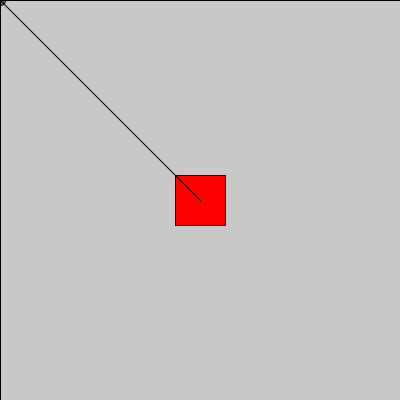
Frame 1 (no input)
Frame 60 (the mouse pressed at the canvas centre just before this capture): identical to frame 1, image omitted
Frame 120 (the mouse held since frame 60 and released just before this capture): identical to frame 1, image omitted

The Processing sketch that drew this single still picture (run headless with seeded random() and noise(); from frame 60 on, the mouse is pressed at the canvas centre):

// Processing sketch: rotate_basico
// ── rotate_basico.pde
int angulo = 0;

void setup(){
  size(400, 400);
}

void draw(){
  background(200);
  rotate(radians(angulo));
  dibujarMiraEn(0,0);
  dibujarRectEnCentroPantalla(width/2, height/2);
  dibujarRectContornoPantalla();
}

void dibujarMiraEn(int posX, int posY){
  fill(255,0,0);
  ellipse(posX, posY, 10, 10);
  line(posX-10, posY, posX+10, posY);
  line(posX, posY-10, posX, posY+10);
}

void dibujarRectEnCentroPantalla(int posX, int posY){
  fill(255,0,0);
  rectMode(CENTER);
  rect(posX, posY, 50, 50);
  line(0, 0, posX, posY);
}

void dibujarRectContornoPantalla(){
  noFill();
  rectMode(CORNER);
  rect(0,0,width,height);
}

void mouseClicked(){
  if(mouseButton == RIGHT)
    angulo++;
  else
    angulo--;
}
